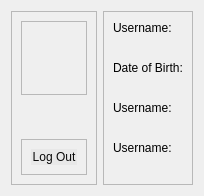
            <widget class="QWidget" name="profile">
             <layout class="QGridLayout" name="gridLayout_3">
              <item row="0" column="0">
               <widget class="QFrame" name="frame_5">
                <property name="frameShape">
                 <enum>QFrame::StyledPanel</enum>
                </property>
                <property name="frameShadow">
                 <enum>QFrame::Raised</enum>
                </property>
                <layout class="QVBoxLayout" name="verticalLayout_4">
                 <item>
                  <widget class="QFrame" name="frame_13">
                   <property name="frameShape">
                    <enum>QFrame::StyledPanel</enum>
                   </property>
                   <property name="frameShadow">
                    <enum>QFrame::Raised</enum>
                   </property>
                   <widget class="QLabel" name="label_3">
                    <property name="geometry">
                     <rect>
                      <x>20</x>
                      <y>20</y>
                      <width>121</width>
                      <height>121</height>
                     </rect>
                    </property>
                    <property name="text">
                     <string/>
                    </property>
                    <property name="pixmap">
                     <pixmap>../images/icons/profile.png</pixmap>
                    </property>
                    <property name="scaledContents">
                     <bool>true</bool>
                    </property>
                   </widget>
                   <widget class="QLabel" name="label_4">
                    <property name="geometry">
                     <rect>
                      <x>20</x>
                      <y>160</y>
                      <width>151</width>
                      <height>51</height>
                     </rect>
                    </property>
                    <property name="font">
                     <font>
                      <family>Poppins SemiBold</family>
                      <pointsize>14</pointsize>
                      <bold>true</bold>
                     </font>
                    </property>
                    <property name="text">
                     <string>John Doe</string>
                    </property>
                   </widget>
                  </widget>
                 </item>
                 <item alignment="Qt::AlignBottom">
                  <widget class="QFrame" name="frame_14">
                   <property name="frameShape">
                    <enum>QFrame::StyledPanel</enum>
                   </property>
                   <property name="frameShadow">
                    <enum>QFrame::Raised</enum>
                   </property>
                   <layout class="QVBoxLayout" name="verticalLayout_6">
                    <item alignment="Qt::AlignLeft">
                     <widget class="QPushButton" name="blogout">
                      <property name="styleSheet">
                       <string notr="true">QPushButton#blogout{
font: 500 12pt &quot;Poppins&quot;;
padding-left: 0.5em;
padding-right: 0.5em;
padding-top: 0.1em;
padding-bottom: 0.1em;
 color: #090909;
 border-radius: 0.5em;
 background: #e8e8e8;
 border: 1px solid #e8e8e8;
}


QPushButton#blogout:hover {
border: 1px solid white;
}</string>
                      </property>
                      <property name="text">
                       <string>Log Out</string>
                      </property>
                     </widget>
                    </item>
                   </layout>
                  </widget>
                 </item>
                </layout>
               </widget>
              </item>
              <item row="0" column="1">
               <widget class="QFrame" name="frame_6">
                <property name="frameShape">
                 <enum>QFrame::StyledPanel</enum>
                </property>
                <property name="frameShadow">
                 <enum>QFrame::Raised</enum>
                </property>
                <layout class="QVBoxLayout" name="verticalLayout_5">
                 <item>
                  <widget class="QLabel" name="label_5">
                   <property name="styleSheet">
                    <string notr="true">font: 600 12pt &quot;Poppins&quot;;</string>
                   </property>
                   <property name="text">
                    <string>Username:</string>
                   </property>
                  </widget>
                 </item>
                 <item>
                  <widget class="QLabel" name="label_6">
                   <property name="styleSheet">
                    <string notr="true">font: 12pt &quot;Poppins&quot;;</string>
                   </property>
                   <property name="text">
                    <string>&lt;Username of person&gt;</string>
                   </property>
                  </widget>
                 </item>
                 <item>
                  <widget class="QLabel" name="label_8">
                   <property name="styleSheet">
                    <string notr="true">font: 600 12pt &quot;Poppins&quot;;</string>
                   </property>
                   <property name="text">
                    <string>Date of Birth:</string>
                   </property>
                  </widget>
                 </item>
                 <item>
                  <widget class="QLabel" name="label_7">
                   <property name="styleSheet">
                    <string notr="true">font: 12pt &quot;Poppins&quot;;</string>
                   </property>
                   <property name="text">
                    <string>&lt;Date of birth of person&gt;</string>
                   </property>
                  </widget>
                 </item>
                 <item>
                  <widget class="QLabel" name="label_10">
                   <property name="styleSheet">
                    <string notr="true">font: 600 12pt &quot;Poppins&quot;;</string>
                   </property>
                   <property name="text">
                    <string>Username:</string>
                   </property>
                  </widget>
                 </item>
                 <item>
                  <widget class="QLabel" name="label_9">
                   <property name="styleSheet">
                    <string notr="true">font: 12pt &quot;Poppins&quot;;</string>
                   </property>
                   <property name="text">
                    <string>&lt;Username of person&gt;</string>
                   </property>
                  </widget>
                 </item>
                 <item>
                  <widget class="QLabel" name="label_12">
                   <property name="styleSheet">
                    <string notr="true">font: 600 12pt &quot;Poppins&quot;;</string>
                   </property>
                   <property name="text">
                    <string>Username:</string>
                   </property>
                  </widget>
                 </item>
                 <item>
                  <widget class="QLabel" name="label_11">
                   <property name="styleSheet">
                    <string notr="true">font: 12pt &quot;Poppins&quot;;</string>
                   </property>
                   <property name="text">
                    <string>&lt;Username of person&gt;</string>
                   </property>
                  </widget>
                 </item>
                </layout>
               </widget>
              </item>
             </layout>
            </widget>
